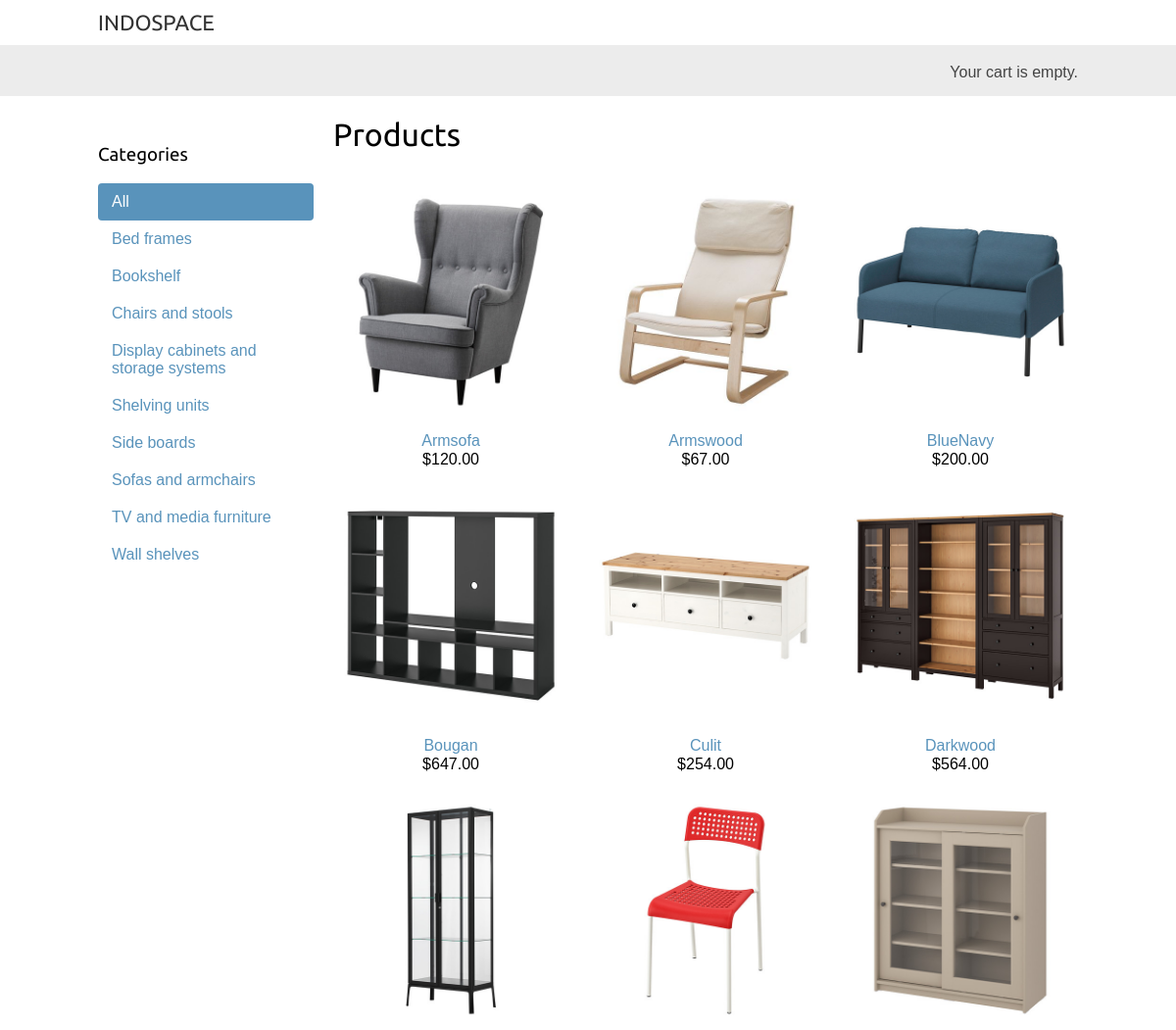
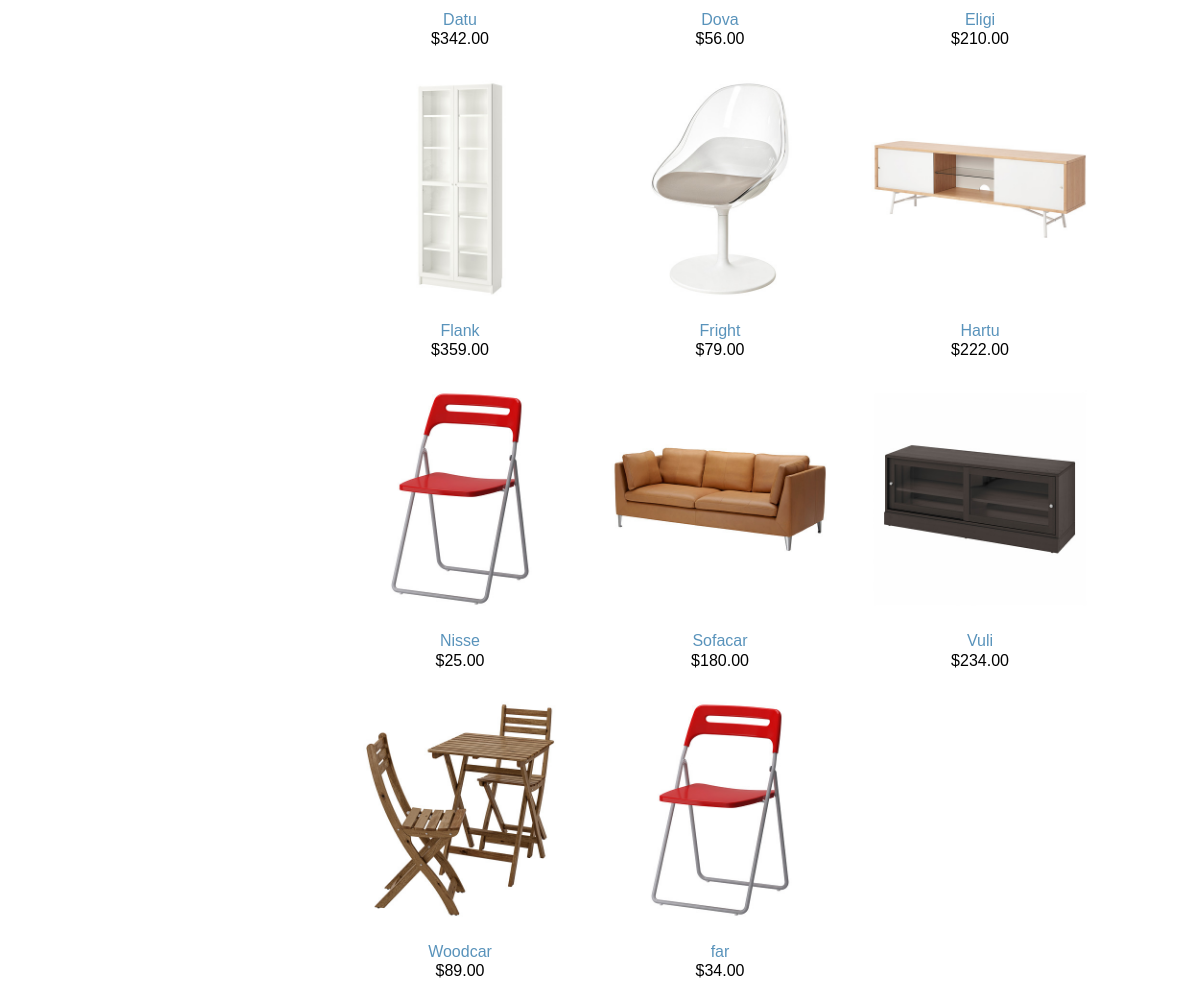
The page / on the database its author committed (2 pictures, top to bottom).
### shop/models.py (models this page shows, shortened)
class Category(models.Model):
    family = models.ForeignKey(Family,
                                related_name = 'categories',
                                on_delete=models.CASCADE, null=True)
    name = models.CharField(max_length=200)
    slug = models.SlugField(max_length=200, unique=True)
    class Meta:
        ordering = ['name']
        indexes = [
            models.Index(fields=['name']),
        ]
        verbose_name = 'category'
        verbose_name_plural = 'categories'
    def get_absolute_url(self):
        return reverse('shop:product_list_by_category', args=[self.slug])

class Product(models.Model):
    channel = models.ForeignKey(Channel,
                                related_name='products_channel',
                                on_delete=models.CASCADE, null=True)
    category = models.ForeignKey(Category,
                related_name='products',
                on_delete=models.CASCADE, null=True)
    code = models.CharField(max_length=200, blank=True)
    name = models.CharField(max_length=200, blank=True)
    slug = models.SlugField(max_length=200, blank=True)
    image = models.ImageField(upload_to='products/%Y/%m/%d', blank=True)
    image_tech = models,models.ImageField(upload_to='products/technique', height_field=None, width_field=None, max_length=None, blank=True)
    description = models.TextField(blank=True)
    color = models.CharField(max_length=2, default='RD', choices=COLOR)
    material = models.ForeignKey(Materials,
                                    related_name='material_products',
                                    on_delete=models.CASCADE,
                                    null=True)
    width = models.IntegerField(blank=True, null=True)
    depth = models.IntegerField(blank=True, null=True)
    height = models.IntegerField(blank=True, null=True)
    weight_gross = models.IntegerField(blank=True, null=True)
    weight_net = models.IntegerField(blank=True, null=True)
    volume = models.IntegerField(blank=True, null=True)
    package = models.IntegerField(blank=True, null=True)
    price = models.DecimalField(max_digits=10, decimal_places=2, blank=True, null=True)
    available = models.BooleanField(default=True, null=True)
    stock = models.IntegerField(blank=True, null=True)
    created = models.DateTimeField(auto_now_add=True)
    updated = models.DateTimeField(auto_now=True)
    class Meta:
        ordering = ['name']
        indexes = [
            models.Index(fields=['image']),
            models.Index(fields=['id', 'slug']),
            models.Index(fields=['name']),
            models.Index(fields=['-created']),
        ]
    def get_absolute_url(self):
        return reverse('shop:product_detail', args=[self.id, self.slug])

### shop/views.py (the view)
# urls.py: path('', views.product_list, name='product_list'),
def product_list(request, category_slug=None):
    category = None
    categories = Category.objects.all()
    products = Product.objects.filter(available=True)
    if category_slug:
        category = get_object_or_404(Category, slug=category_slug)
        products = products.filter(category=category)
    return render(request,
        'shop/product/list.html',
        {'category': category,
        'categories': categories,
        'products': products})

### cart/cart.py (called while the page is built)
    def __len__(self):
        return sum(item['quantity'] for item in self.cart.values())

### cart/context_processors.py (called while the page is built)
def cart(request):
    return {'cart': Cart(request)}

### shop/templates/shop/product/list.html (shortened to what this page needs)
{% extends "shop/base.html" %}
{% load static %}
{% block content %}
  <div id="sidebar">
    <h3>Categories</h3>
    <ul>
      <li {% if not category %}class="selected"{% endif %}>
        <a href="{% url "shop:product_list" %}">All</a>
      </li>
      {% for c in categories %}
        <li {% if category.slug == c.slug %}class="selected"{% endif %}>
          <a href="{{ c.get_absolute_url }}">{{ c.name }}</a>
        </li>
      {% endfor %}
    </ul>
  </div>
  <div id="main" class="product-list">
    <h1>{% if category %}{{ category.name }}{% else %}Products{% endif %}</h1>
    {% for product in products %}
      <div class="item">
        <a href="{{ product.get_absolute_url }}">
          <img src="{% if product.image %}{{ product.image.url }}{% else %}{% static "img/no_image.png" %}{% endif %}">
        </a>
        <a href="{{ product.get_absolute_url }}">{{ product.name }}</a>
        <br>
        ${{ product.price }}
      </div>
    {% endfor %}
  </div>
{% endblock %}

### shop/templates/shop/base.html (shortened to what this page needs)
{% load static %}
<!DOCTYPE html>
<html>
  <head>
    <link href="{% static "css/base.css" %}" rel="stylesheet">
  </head>
  <body>
    <div id="header">
      <a href="/" class="logo">INDOSPACE</a>
    </div>
    <div id="subheader">
      <div class="cart">
        {% with total_items=cart|length %}
          {% if total_items > 0 %}
            Your cart:
            <a href="{% url "cart:cart_detail" %}">
              {{ total_items }} item{{ total_items|pluralize }},
              ${{ cart.get_total_price }}
            </a>
            {% else %}
            Your cart is empty.
          {% endif %}
        {% endwith %}
      </div>
    </div>
    <div id="content">
      {% block content %}
      {% endblock %}
    </div>
  </body>
</html>

### shop/static/css/base.css (style rules this page uses)
body { margin:0; padding:0; font-family:helvetica, sans-serif; }
h1, h2, h3, h4, h5 , h6 { font-family: 'Ubuntu', sans-serif; font-weight:normal; }
a { text-decoration:none; color:#5993bb; }
#header { padding:10px 100px; font-size:18px; overflow:auto; }
#subheader { background:#ececec; color:#444; padding:15px 100px; overflow:auto; }
#header .logo { font-family: 'Ubuntu', sans-serif; float:left; color:#333; font-size:22px; margin-right:10%; }
#subheader .cart { float:right; padding-top:4px; }
#content { padding:0 100px; overflow:hidden; }
#sidebar { width:220px; padding:30px 20px 0 0; float:left; }
#sidebar ul { margin:0; padding:0; }
#sidebar ul li { margin:0; list-style:none; padding:10px 14px; }
#sidebar ul li a { display:block; }
#sidebar ul li.selected { background:#5993bb; border-radius:4px; }
#sidebar ul li.selected a { color:#fff; }
#main { float:left; width: 96%; margin-right:-220px; overflow:hidden; }
.product-list .item { width:25%; padding:10px 20px 10px 0; float:left; text-align:center; line-height:1.2; }
.product-list .item img { width:100%; margin-bottom:8px; }

### rows shown on the page
Category: name "Bed frames"
Category: name "Bookshelf"
Category: name "Chairs and stools"
Category: name "Display cabinets and storage systems"
Category: name "Shelving units"
Category: name "Side boards"
Category: name "Sofas and armchairs"
Category: name "TV and media furniture"
Category: name "Wall shelves"
Product: image (picture), name "Armsofa", price "120.00"
Product: image (picture), name "Armswood", price "67.00"
Product: image (picture), name "BlueNavy", price "200.00"
Product: image (picture), name "Bougan", price "647.00"
Product: image (picture), name "Culit", price "254.00"
Product: image (picture), name "Darkwood", price "564.00"
Product: image (picture), name "Datu", price "342.00"
Product: image (picture), name "Dova", price "56.00"
Product: image (picture), name "Eligi", price "210.00"
Product: image (picture), name "Flank", price "359.00"
Product: image (picture), name "Fright", price "79.00"
Product: image (picture), name "Hartu", price "222.00"
Product: image (picture), name "Nisse", price "25.00"
Product: image (picture), name "Sofacar", price "180.00"
Product: image (picture), name "Vuli", price "234.00"
Product: image (picture), name "Woodcar", price "89.00"
Product: image (picture), name "far", price "34.00"
